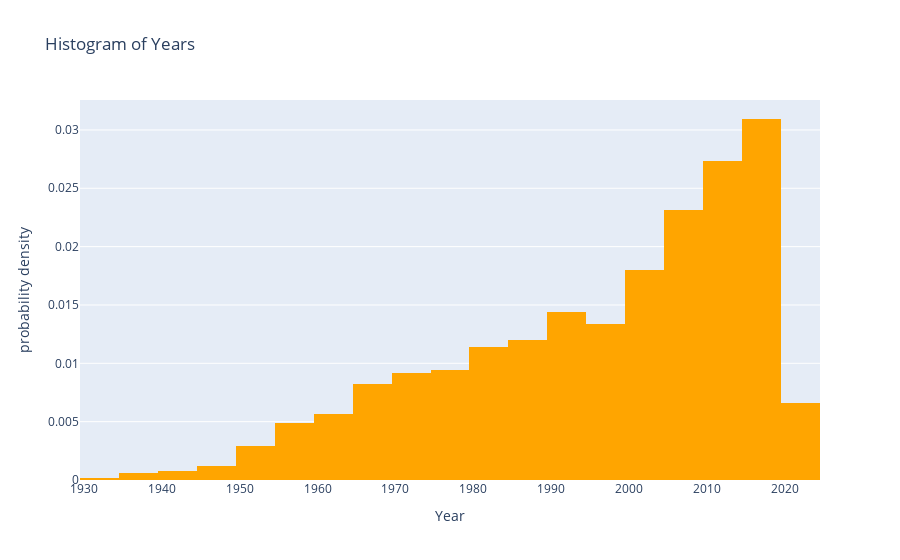

Write notebook code for a chart like this one.
### Markdown cell above
- Visualization part is done to show the relationship between the feature present in the dataset.
- In this project , we have used multiple charts to see the relations within components of data which involves in the result

### Code cell
import plotly.express as px  

# Create the histogram with a specified color  
year = px.histogram(  
    data,   
    x='Year',   
    histnorm='probability density',   
    nbins=30,  
    title='Histogram of Years',  
    labels={'Year': 'Year'},  
    color_discrete_sequence=['orange']  # Specify the color here  
)  

# Show the plot  
year.show()

### Figure 1 — Plotly figure (JSON) as saved in the notebook; plotly's stock layout.template omitted (floating-point values rounded to 4 significant figures; data arrays with more than 128 entries replaced by an {"elided": "..."} marker saying what was removed)
{"data": [{"alignmentgroup": "True", "bingroup": "x", "histnorm": "probability density", "hovertemplate": "Year=%{x}<br>probability density=%{y}<extra></extra>", "legendgroup": "", "marker": {"color": "orange", "pattern": {"shape": ""}}, "name": "", "nbinsx": 30, "offsetgroup": "", "orientation": "v", "showlegend": false, "type": "histogram", "x": {"elided": "11979 int values"}, "xaxis": "x", "yaxis": "y"}], "layout": {"autosize": true, "barmode": "relative", "legend": {"tracegroupgap": 0}, "title": {"text": "Histogram of Years"}, "xaxis": {"anchor": "y", "autorange": true, "domain": [0, 1], "range": [1930.0, 2024.0], "title": {"text": "Year"}, "type": "linear"}, "yaxis": {"anchor": "x", "autorange": true, "domain": [0, 1], "range": [0, 0.03257], "title": {"text": "probability density"}}}}
